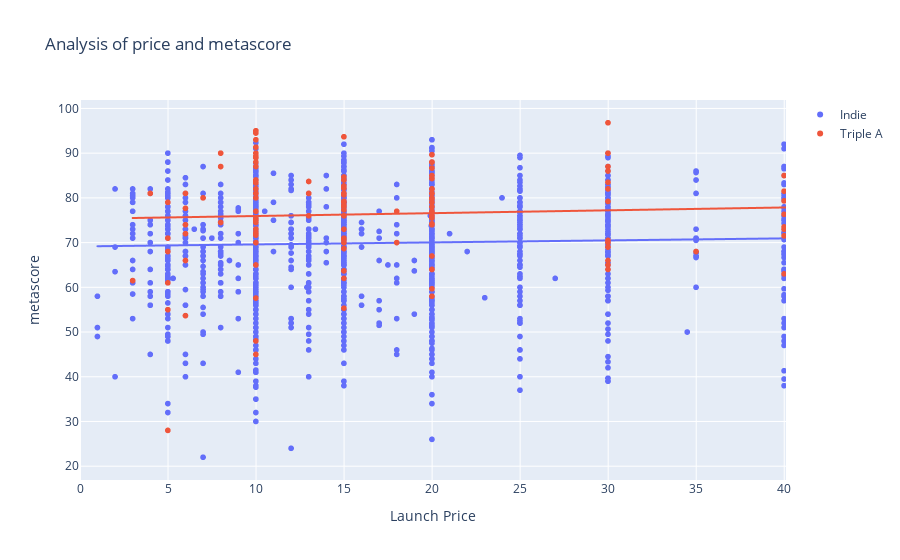

This figure's notebook cell:
### Markdown cell above
Next, we decided to look at a game's Metascore. Metascore is a score given to a video game based on reviews. The score ranges from 0 to 100 with 100 being the highest. Metascores come from Metacritic: an extremely popular game review site similar to imdb for movies. We were also interested in the impact of a game's price on its Metascore: higher prices may lead to higher expectations that are harder to meet. On the other hand, people may soften their critiques to justify their purchase.

### Code cell
df1 = pd.read_csv("DATASETS/result.csv")[["metascore", "name"]]
df2 = pd.read_csv("DATASETS/steam_reviews_revenue.csv")[["name", "Launch Price", "is_aaa"]]

df = pd.merge(df1, df2, how="inner", on="name")
df = df.groupby(df["name"]).aggregate({"name":"first", "Launch Price":"mean", "metascore":"mean", "is_aaa":"first"})

df["is_aaa"] = df["is_aaa"].replace({0:"Indie", 1:"Triple A"})

fig = px.scatter(df, x='Launch Price', y='metascore', trendline='ols', title='Analysis of price and metascore', color="is_aaa", labels={'is_aaa':''})
fig.update_layout(xaxis=dict(range=[0, 40.1]))
fig.update_traces(selector=dict(type='trendline'), name='Trendline')
fig.show()

### Figure 1 — Plotly figure (JSON) as saved in the notebook; plotly's stock layout.template omitted (floating-point values rounded to 4 significant figures; data arrays with more than 128 entries replaced by an {"elided": "..."} marker saying what was removed)
{"data": [{"hovertemplate": "=Indie<br>Launch Price=%{x}<br>metascore=%{y}<extra></extra>", "legendgroup": "Indie", "marker": {"color": "#636efa", "symbol": "circle"}, "mode": "markers", "name": "Indie", "showlegend": true, "type": "scattergl", "x": {"elided": "1890 float values"}, "xaxis": "x", "y": {"elided": "1890 float values"}, "yaxis": "y"}, {"hovertemplate": "<b>OLS trendline</b><br>metascore = 0.0449163 * Launch Price + 69.144<br>R<sup>2</sup>=0.002206<br><br>=Indie<br>Launch Price=%{x}<br>metascore=%{y} <b>(trend)</b><extra></extra>", "legendgroup": "Indie", "marker": {"color": "#636efa", "symbol": "circle"}, "mode": "lines", "name": "Indie", "showlegend": false, "type": "scattergl", "x": {"elided": "1890 float values"}, "xaxis": "x", "y": {"elided": "1890 float values"}, "yaxis": "y"}, {"hovertemplate": "=Triple A<br>Launch Price=%{x}<br>metascore=%{y}<extra></extra>", "legendgroup": "Triple A", "marker": {"color": "#EF553B", "symbol": "circle"}, "mode": "markers", "name": "Triple A", "showlegend": true, "type": "scattergl", "x": {"elided": "147 float values"}, "xaxis": "x", "y": {"elided": "147 float values"}, "yaxis": "y"}, {"hovertemplate": "<b>OLS trendline</b><br>metascore = 0.0636011 * Launch Price + 75.308<br>R<sup>2</sup>=0.007651<br><br>=Triple A<br>Launch Price=%{x}<br>metascore=%{y} <b>(trend)</b><extra></extra>", "legendgroup": "Triple A", "marker": {"color": "#EF553B", "symbol": "circle"}, "mode": "lines", "name": "Triple A", "showlegend": false, "type": "scattergl", "x": {"elided": "147 float values"}, "xaxis": "x", "y": {"elided": "147 float values"}, "yaxis": "y"}], "layout": {"autosize": true, "legend": {"title": {"text": ""}, "tracegroupgap": 0}, "title": {"text": "Analysis of price and metascore"}, "xaxis": {"anchor": "y", "domain": [0, 1], "range": [0, 40.1], "title": {"text": "Launch Price"}, "type": "linear"}, "yaxis": {"anchor": "x", "autorange": true, "domain": [0, 1], "range": [15.83, 103.0], "title": {"text": "metascore"}, "type": "linear"}}}
